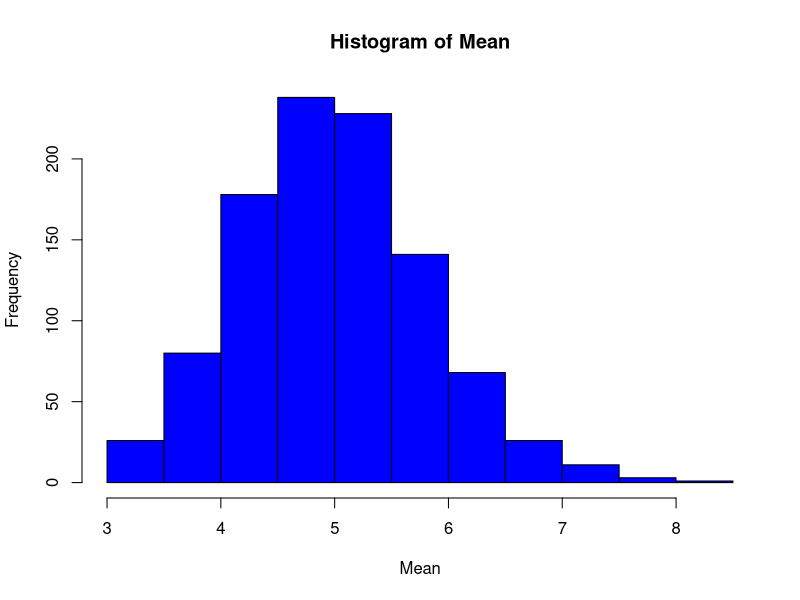
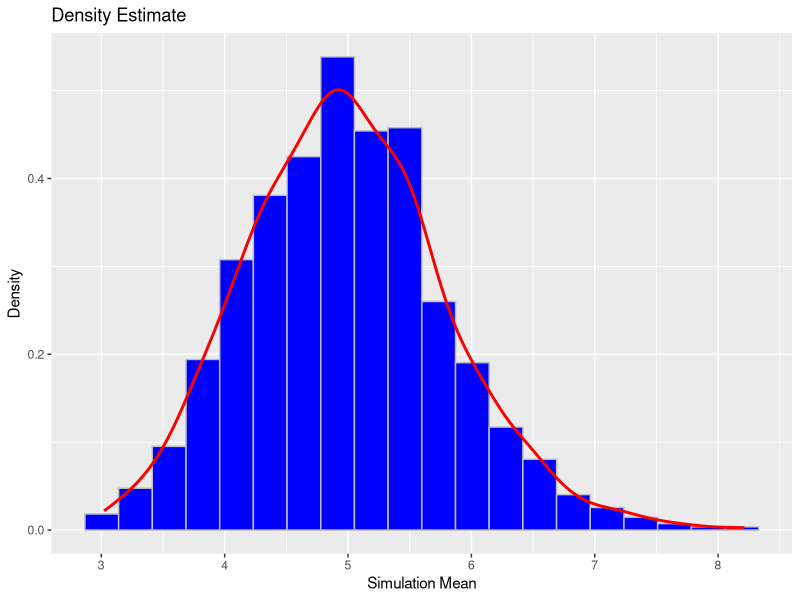

Recreate these plots in R, in order.
## ---- chunk 1
echo = TRUE
cache = TRUE

numSims <- 1000  # number of simulations
n <- 40          # analysis for 40 exponentials as per problem statement
lambda <- 0.2    # setting lambda as per problem statement

set.seed(1000)    # set the seed to reproduce the same results

# create a matrix of 1000 rows with each row representing 40 random simulations
simulationMatrix <- matrix(rexp(numSims*n, rate=lambda), numSims, n)
## ---- chunk 2
simulationMean   <- rowMeans(simulationMatrix)
hist(simulationMean, main="Histogram of Mean", xlab="Mean", col = "blue")
sampleMean      <- round(mean(simulationMean), 3)  # compute the sample mean
theoreticalMean <- round(1/lambda, 3)              # theoretical mean is 1/lambda
print(paste("Simulation mean: ", sampleMean))
print(paste("Theoretical mean: ", theoreticalMean))
## ---- chunk 3
sampleVar      <- round(var(simulationMean), 3)  # compute the variance of the simulation data
theoreticalVar <- round((1/lambda)^2/n, 3)      # theoretical variance is (1/lambda)^2/n
print(paste("Simulation variance: ", sampleVar))
print(paste("Theoretical variance: ", theoreticalVar))
## ---- chunk 4
library(ggplot2) # load ggplot2 library
g<-ggplot(data.frame(simulationMean), aes(x=simulationMean))
g<-g+geom_histogram(aes(y=..density..), colour="grey", fill = "blue", bins=20)
g+geom_density(colour="red", size=1) +labs(x="Simulation Mean", y="Density", title="Density Estimate")
## ---- chunk 5
sampleSD <- sqrt(sampleVar)
round(sampleMean+c(-1,1)*qnorm(0.975)*sampleSD/sqrt(n), 3)           # confidence interval

theoreticalSD <- theoreticalVar
round(theoreticalMean+c(-1,1)*qnorm(0.975)*theoreticalSD/sqrt(n), 3)  # confidence internal
